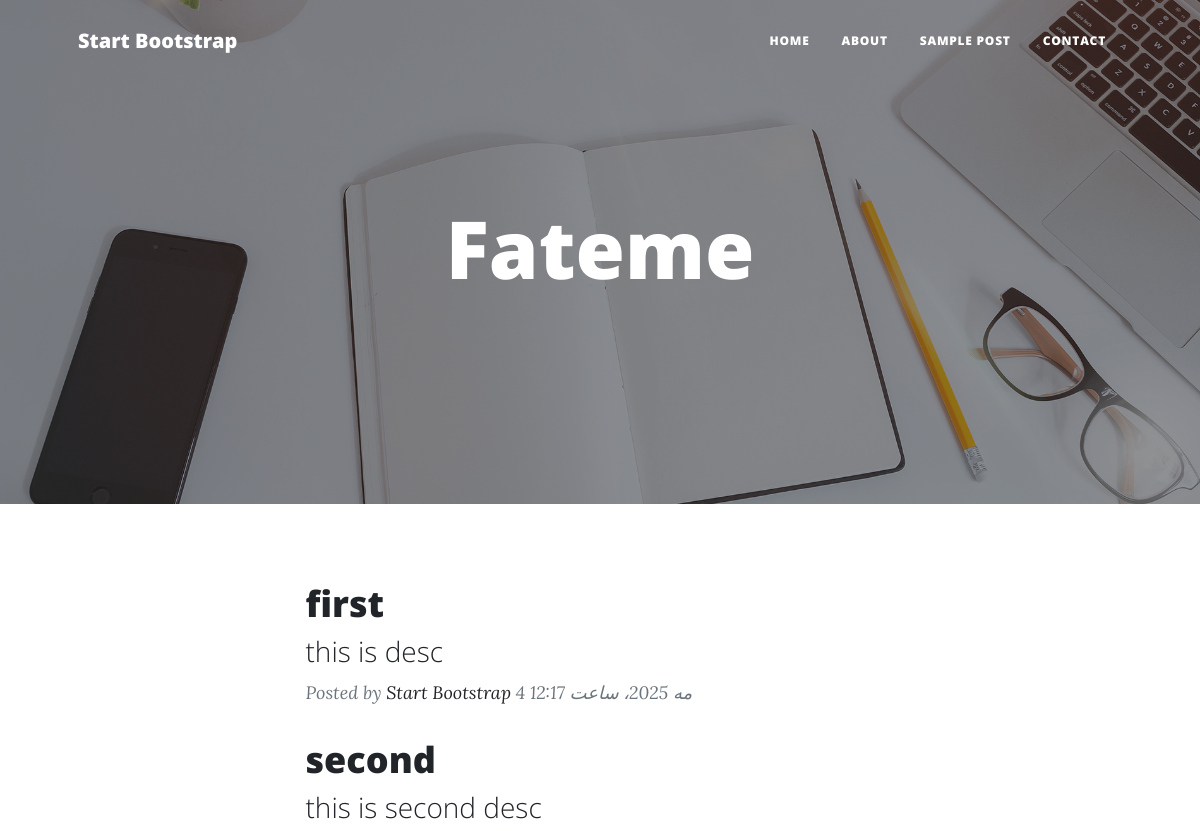
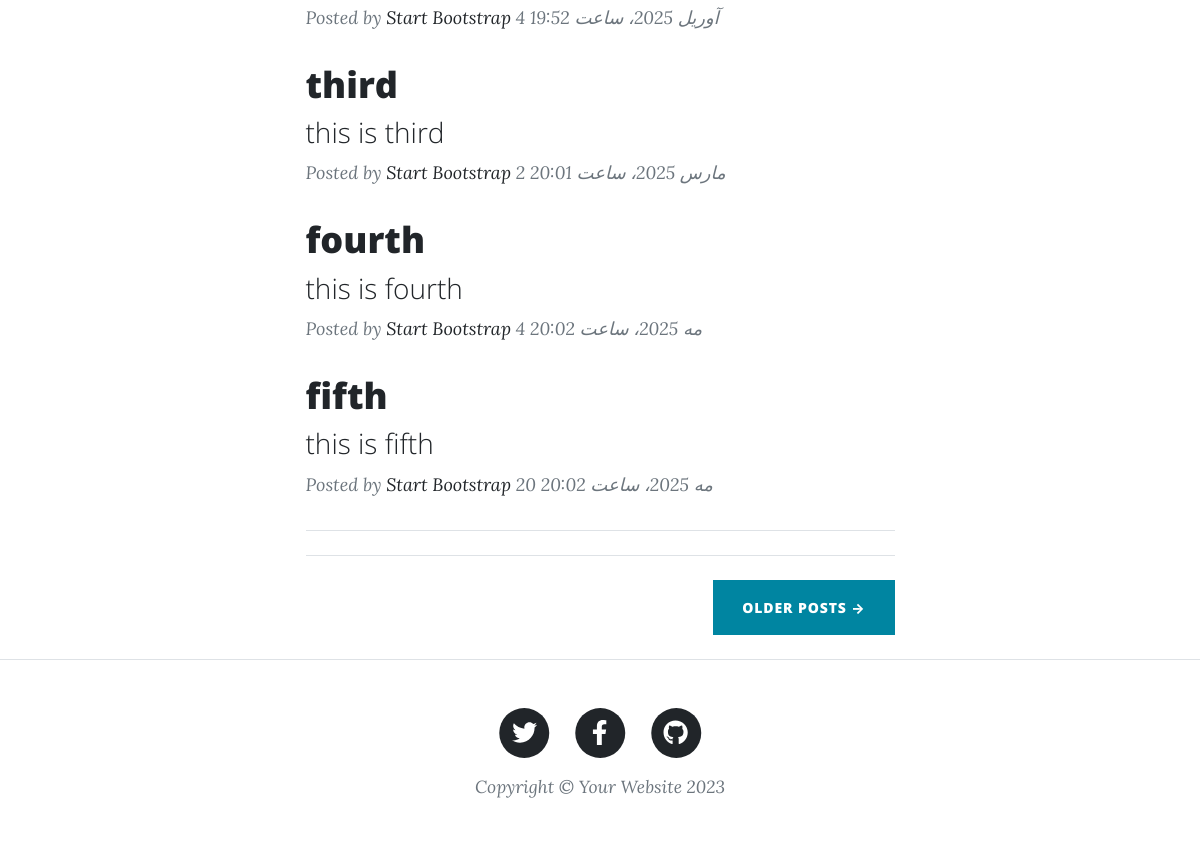
The app's page /, older data (2 pictures, top to bottom).
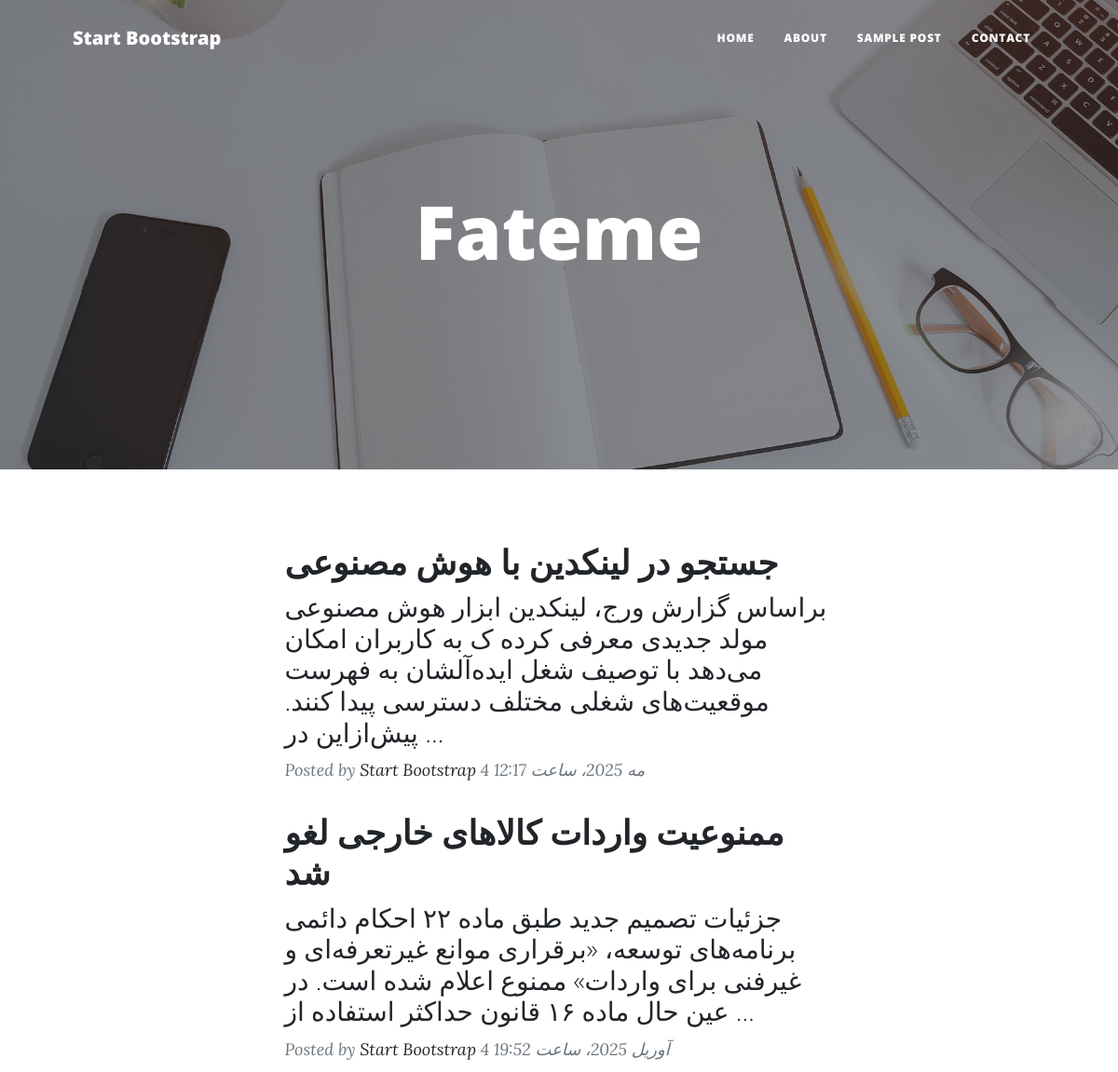
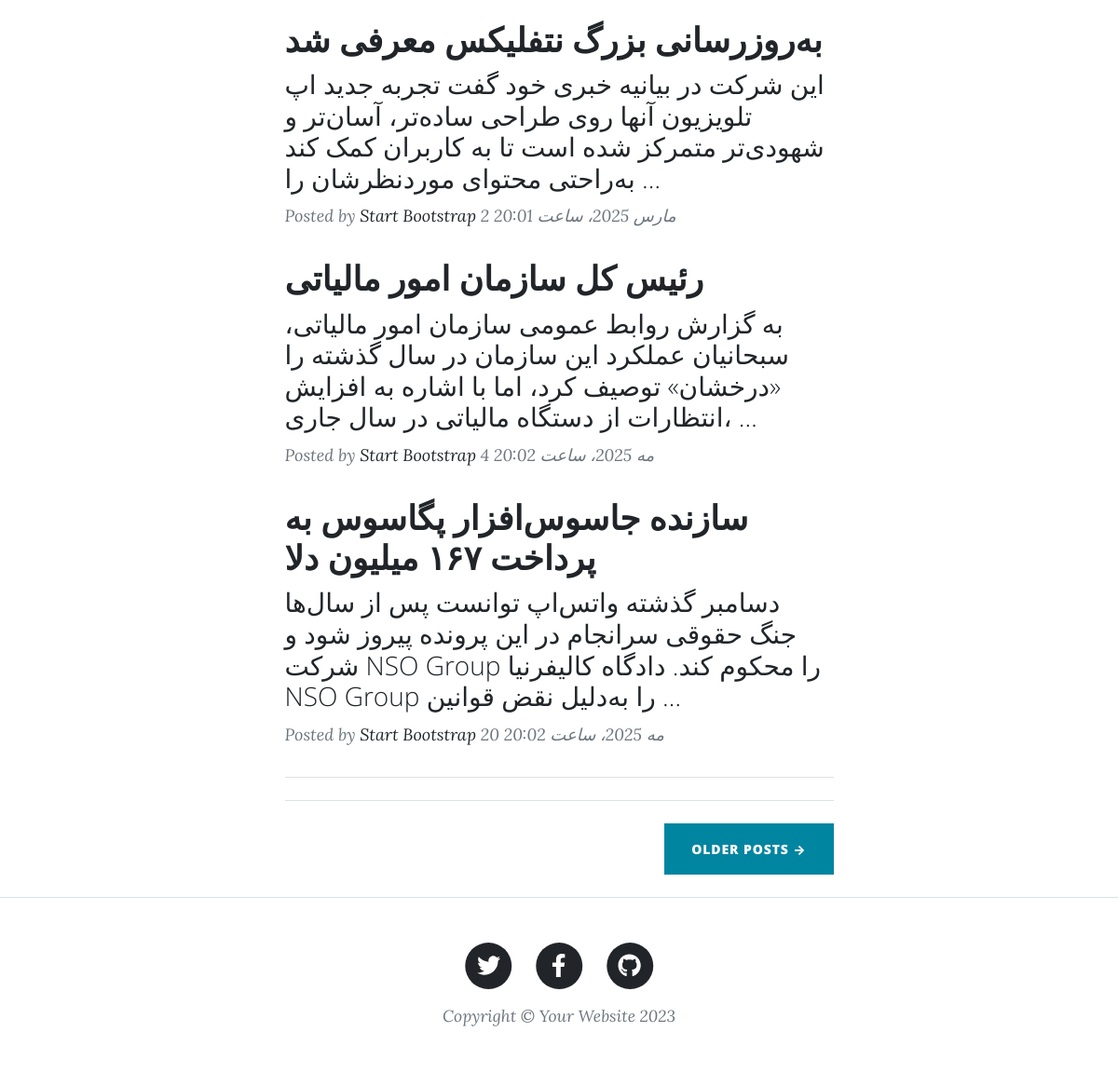
The same page, newer data (2 pictures, top to bottom).
### blog/models.py (models this page shows, shortened)
class article(models.Model):
    STATUS_CHOICES = (
        ('D', 'Draft'),
        ('P', 'Published')
    )
    title = models.CharField(max_length=50)
    slug = models.SlugField(max_length=100, unique=True) #اون بخشی از url که تغییر میکنه رو میگیم اسلاگ
    description = models.TextField()
    thumbnail = models.ImageField(upload_to='images')
    publish = models.DateTimeField(default=timezone.now)
    created = models.DateTimeField(auto_now_add=True)
    upldated = models.DateTimeField(auto_now=True)
    status = models.CharField(max_length=1, choices=STATUS_CHOICES)

### blog/views.py (the view)
# urls.py: path('', home, name='home'),
def home(request):
    articles = article.objects.all()
    return render(request, "blog/home.html", {"articles": articles})

### blog/templates/blog/home.html
{% extends 'blog/base.html' %}
{% load static %}
{% block main %}
<header class="masthead" style="background-image: url({% static 'assets/img/home-bg.jpg' %})">
    <div class="container position-relative px-4 px-lg-5">
        <div class="row gx-4 gx-lg-5 justify-content-center">
            <div class="col-md-10 col-lg-8 col-xl-7">
                <div class="site-heading">
                    <h1>Fateme</h1>
                </div>
            </div>
        </div>
    </div>
</header>
        <div class="container px-4 px-lg-5">
            <div class="row gx-4 gx-lg-5 justify-content-center">
                <div class="col-md-10 col-lg-8 col-xl-7">
                    {% for article in articles %}
                    <div class="post-preview">
                        <a href="{% url 'blog:post' article.slug %}">
                            <h2 class="post-title">{{article.title}}</h2>
                            <h3 class="post-subtitle">{{article.description|truncatewords:30}}</h3>
                        </a>
                        <p class="post-meta">
                            Posted by
                            <a href="#!">Start Bootstrap</a>
                            {{article.publish}}
                        </p>
                    </div>
                    {% endfor %}
                    <hr class="my-4" />
                    <hr class="my-4" />
                    <div class="d-flex justify-content-end mb-4"><a class="btn btn-primary text-uppercase" href="#!">Older Posts →</a></div>
                </div>
            </div>
        </div>
{% endblock %}

### blog/templates/blog/base.html (shortened to what this page needs)
{% load static %}
<!DOCTYPE html>
<html lang="en">
    <head>
        <link href="{% static 'css/styles.css' %}" rel="stylesheet" />
    </head>
    <body>
        <nav class="navbar navbar-expand-lg navbar-light" id="mainNav">
            <div class="container px-4 px-lg-5">
                <a class="navbar-brand" href="home.html">Start Bootstrap</a>
                <div class="collapse navbar-collapse" id="navbarResponsive">
                    <ul class="navbar-nav ms-auto py-4 py-lg-0">
                        <li class="nav-item"><a class="nav-link px-lg-3 py-3 py-lg-4" href="{% url 'blog:home' %}">Home</a></li>
                        <li class="nav-item"><a class="nav-link px-lg-3 py-3 py-lg-4" href="{% url 'blog:about' %}">About</a></li>
                        <li class="nav-item"><a class="nav-link px-lg-3 py-3 py-lg-4" href="{% url 'blog:post' %}">Sample Post</a></li>
                        <li class="nav-item"><a class="nav-link px-lg-3 py-3 py-lg-4" href="{% url 'blog:contact'%}">Contact</a></li>
                    </ul>
                </div>
            </div>
        </nav>
{% block main %}
{% endblock %}
        <footer class="border-top">
            <div class="container px-4 px-lg-5">
                <div class="row gx-4 gx-lg-5 justify-content-center">
                    <div class="col-md-10 col-lg-8 col-xl-7">
                        <ul class="list-inline text-center">
                            <li class="list-inline-item">
                                <a href="#!">
                                    <span class="fa-stack fa-lg">
                                        <i class="fas fa-circle fa-stack-2x"></i>
                                        <i class="fab fa-twitter fa-stack-1x fa-inverse"></i>
                                    </span>
                                </a>
                            </li>
                            <li class="list-inline-item">
                                <a href="#!">
                                    <span class="fa-stack fa-lg">
                                        <i class="fas fa-circle fa-stack-2x"></i>
                                        <i class="fab fa-facebook-f fa-stack-1x fa-inverse"></i>
                                    </span>
                                </a>
                            </li>
                            <li class="list-inline-item">
                                <a href="#!">
                                    <span class="fa-stack fa-lg">
                                        <i class="fas fa-circle fa-stack-2x"></i>
                                        <i class="fab fa-github fa-stack-1x fa-inverse"></i>
                                    </span>
                                </a>
                            </li>
                        </ul>
                        <div class="small text-center text-muted fst-italic">Copyright &copy; Your Website 2023</div>
                    </div>
                </div>
            </div>
        </footer>
    </body>
</html>

Row changes from the older to the newer data that the page shows:
changed article: title "first" → "جستجو در لینکدین با هوش مصنوعی"; description "this is desc" → "براساس گزارش ورج، لینکدین ابزار هوش مصنوعی مولد جدیدی معرفی کرده ک به کاربران امکان می‌دهد با توصیف شغل ایده‌آلشان به فهرست موقعیت‌های شغلی مختلف دسترسی پیدا کنند. پیش‌ازاین در …"
changed article: title "second" → "ممنوعیت واردات کالاهای خارجی لغو شد"; description "this is second desc" → "جزئیات تصمیم جدید طبق ماده ۲۲ احکام دائمی برنامه‌های توسعه، «برقراری موانع غیرتعرفه‌ای و غیرفنی برای واردات» ممنوع اعلام شده است. در عین حال ماده ۱۶ قانون حداکثر استفاده از …"
changed article: title "third" → "به‌روزرسانی بزرگ نتفلیکس معرفی شد"; description "this is third" → "این شرکت در بیانیه خبری خود گفت تجربه جدید اپ تلویزیون آنها روی طراحی ساده‌تر، آسان‌تر و شهودی‌تر متمرکز شده است تا به کاربران کمک کند به‌راحتی محتوای موردنظرشان را …"
changed article: title "fourth" → "رئیس کل سازمان امور مالیاتی"; description "this is fourth" → "به گزارش روابط عمومی سازمان امور مالیاتی، سبحانیان عملکرد این سازمان در سال گذشته را «درخشان» توصیف کرد، اما با اشاره به افزایش انتظارات از دستگاه مالیاتی در سال جاری، …"
changed article: title "fifth" → "سازنده جاسوس‌افزار پگاسوس به پرداخت ۱۶۷ میلیون دلا"; description "this is fifth" → "دسامبر گذشته واتس‌اپ توانست پس از سال‌ها جنگ حقوقی سرانجام در این پرونده پیروز شود و شرکت NSO Group را محکوم کند. دادگاه کالیفرنیا NSO Group را به‌دلیل نقض قوانین …"
